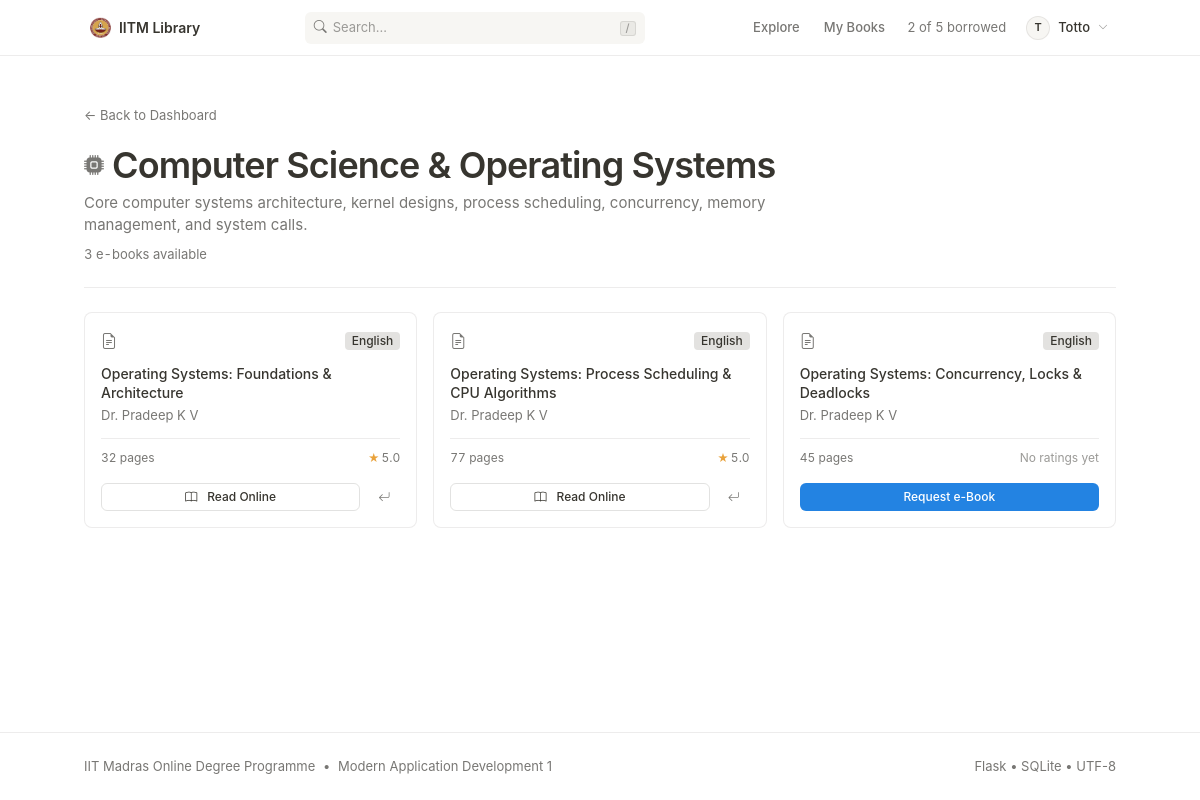
Screenshot of /user/section_books/1 (signed in) with the database file from the repository.
### Code/models.py (models this page shows, shortened)
class User(db.Model):
    __tablename__ = 'users'
    id = db.Column(db.Integer, primary_key=True)
    username = db.Column(db.String(50), unique=True, nullable=False, index=True)
    password_hash = db.Column(db.String(255), nullable=False)
    role = db.Column(db.String(20), nullable=False, default='user')  # 'user' or 'librarian'
    full_name = db.Column(db.String(100), nullable=False)
    email = db.Column(db.String(120), nullable=True)
    created_at = db.Column(db.DateTime, default=lambda: datetime.now(timezone.utc))
    issues = db.relationship('BookIssue', backref='user', cascade='all, delete-orphan', lazy=True)
    feedbacks = db.relationship('Feedback', backref='user', cascade='all, delete-orphan', lazy=True)
    @property
    def is_librarian(self):
        return self.role == 'librarian'
    @property
    def active_quota_count(self):
        return BookIssue.query.filter(
            BookIssue.user_id == self.id,
            BookIssue.status.in_(['issued', 'pending'])
        ).count()
    @property
    def can_request_book(self):
        return self.active_quota_count < 5

class Section(db.Model):
    __tablename__ = 'sections'
    id = db.Column(db.Integer, primary_key=True)
    name = db.Column(db.String(100), unique=True, nullable=False, index=True)
    description = db.Column(db.Text, nullable=True)
    icon = db.Column(db.String(50), default='bi-journal-bookmark-fill')
    created_at = db.Column(db.DateTime, default=lambda: datetime.now(timezone.utc))
    books = db.relationship('Book', backref='section', cascade='all, delete-orphan', lazy=True)

class Book(db.Model):
    __tablename__ = 'books'
    id = db.Column(db.Integer, primary_key=True)
    title = db.Column(db.String(150), nullable=False, index=True)
    author = db.Column(db.String(150), nullable=False, index=True)
    content = db.Column(db.Text, nullable=True)  # Summary / description
    section_id = db.Column(db.Integer, db.ForeignKey('sections.id', ondelete='CASCADE'), nullable=False)
    file_path = db.Column(db.String(255), nullable=False)
    pages = db.Column(db.Integer, default=1)
    language = db.Column(db.String(50), default='English')
    edition = db.Column(db.String(50), default='1st Edition')
    created_at = db.Column(db.DateTime, default=lambda: datetime.now(timezone.utc))
    issues = db.relationship('BookIssue', backref='book', cascade='all, delete-orphan', lazy=True)
    feedbacks = db.relationship('Feedback', backref='book', cascade='all, delete-orphan', lazy=True)
    @property
    def average_rating(self):
        if not self.feedbacks:
            return 0.0
        return round(sum(f.rating for f in self.feedbacks) / len(self.feedbacks), 1)
    @property
    def ratings_count(self):
        return len(self.feedbacks)

class Feedback(db.Model):
    __tablename__ = 'feedbacks'
    id = db.Column(db.Integer, primary_key=True)
    user_id = db.Column(db.Integer, db.ForeignKey('users.id', ondelete='CASCADE'), nullable=False)
    book_id = db.Column(db.Integer, db.ForeignKey('books.id', ondelete='CASCADE'), nullable=False)
    rating = db.Column(db.Integer, nullable=False)  # 1 to 5
    comment = db.Column(db.Text, nullable=True)
    created_at = db.Column(db.DateTime, default=lambda: datetime.now(timezone.utc))
    __table_args__ = (
        db.UniqueConstraint('user_id', 'book_id', name='uq_user_book_feedback'),
    )

### Code/LMS_app.py (the view)
@app.route('/user/section_books/<int:section_id>')
@user_required
def user_section_books(section_id):
    user = db.session.get(User, session['user_id'])
    section = Section.query.get_or_404(section_id)
    books = Book.query.filter_by(section_id=section_id).all()
    active_issues = BookIssue.query.filter(
        BookIssue.user_id == user.id,
        BookIssue.status.in_(['issued', 'pending'])
    ).all()
    user_status_map = {issue.book_id: issue for issue in active_issues}
    return render_template('user_section_books.html',
                           section=section,
                           books=books,
                           user_status_map=user_status_map,
                           user=user)

### Code/LMS_app.py (called while the page is built)
@app.before_request
def before_request_hook():
    check_and_revoke_expired_books()

@app.context_processor
def inject_global_context():
    current_user = None
    if 'user_id' in session:
        current_user = db.session.get(User, session['user_id'])
    pending_requests_count = 0
    if current_user and current_user.is_librarian:
        pending_requests_count = BookIssue.query.filter_by(status='pending').count()
    active_user_quota = 0
    if current_user and not current_user.is_librarian:
        active_user_quota = current_user.active_quota_count
    return {
        'current_user': current_user,
        'pending_requests_count': pending_requests_count,
        'active_user_quota': active_user_quota,
        'now': datetime.now(timezone.utc)
    }

def user_required(f):
    @wraps(f)
    def decorated_function(*args, **kwargs):
        if 'user_id' not in session:
            flash("Please sign in with your student account.", "warning")
            return redirect(url_for('user_login'))
        user = db.session.get(User, session['user_id'])
        if not user or user.is_librarian:
            flash("Please use the librarian portal for administrative tasks.", "info")
            return redirect(url_for('librarian_dashboard'))
        return f(*args, **kwargs)
    return decorated_function

### Code/database.py (called while the page is built)
def check_and_revoke_expired_books():
    try:
        now = datetime.now(timezone.utc)
        active_issues = BookIssue.query.filter_by(status='issued').all()
        revoked_count = 0
        for issue in active_issues:
            if issue.due_date:
                due = issue.due_date if issue.due_date.tzinfo else issue.due_date.replace(tzinfo=timezone.utc)
                if now > due:
                    issue.status = 'revoked'
                    issue.return_date = now
                    issue.rejection_reason = 'Loan period expired (7-day automatic revocation policy)'
                    revoked_count += 1
        if revoked_count > 0:
            db.session.commit()
    except Exception as e:
        db.session.rollback()
        print(f"Error checking expired books: {e}")

### Code/models.py (called while the page is built)
@event.listens_for(Engine, "connect")
def set_sqlite_pragma(dbapi_connection, connection_record):
    try:
        cursor = dbapi_connection.cursor()
        cursor.execute("PRAGMA foreign_keys=ON")
        cursor.close()
    except Exception:
        pass

### Code/templates/user_section_books.html (shortened to what this page needs)
{% extends "base.html" %}
{% block content %}
<div class="mb-3">
    <a href="{{ url_for('user_dashboard') }}" class="text-secondary small text-decoration-none">
        &larr; Back to Dashboard
    </a>
</div>
<div class="mb-4">
    <div class="d-flex align-items-center gap-2 mb-1">
        <i class="bi {{ section.icon }} text-secondary" style="font-size: 20px;"></i>
        <h1 class="notion-h1 mb-0">{{ section.name }}</h1>
    </div>
    <p class="text-secondary mb-2" style="max-width: 720px;">
        {{ section.description or 'Academic discipline curriculum section.' }}
    </p>
    <div class="text-secondary small tabular-nums">
        {{ books|length }} e-books available
    </div>
</div>
<hr class="notion-divider">
{% if books %}
<div class="row g-3">
    {% for book in books %}
    {% set issue = user_status_map.get(book.id) %}
    <div class="col-lg-4 col-md-6">
        <div class="book-card notion-book-card">
            <div class="book-card-top">
                <span class="book-card-doc-icon"><i class="bi bi-file-earmark-text"></i></span>
                <span class="notion-tag notion-tag-gray">{{ book.language }}</span>
            </div>
            <div class="book-card-title" title="{{ book.title }}">{{ book.title }}</div>
            <div class="book-card-author">{{ book.author }}</div>
            <div class="book-card-meta">
                <span class="tabular-nums">{{ book.pages }} pages</span>
                <span>
                    {% if book.ratings_count > 0 %}
                        <span class="notion-star">★</span><span class="tabular-nums">{{ book.average_rating }}</span>
                    {% else %}
                        <span class="text-tertiary">No ratings yet</span>
                    {% endif %}
                </span>
            </div>
            <div class="mt-3">
                {% if issue and issue.status == 'issued' %}
                    <div class="d-flex gap-2">
                        <a href="{{ url_for('view_pdf', book_id=book.id) }}" class="btn btn-notion-secondary btn-sm flex-grow-1">
                            <i class="bi bi-book me-1"></i> Read Online
                        </a>
                        <form action="{{ url_for('return_book', issue_id=issue.id) }}" method="post" onsubmit="return confirm('Confirm returning {{ book.title }}?');">
                            <button type="submit" class="btn btn-ghost btn-sm" title="Return Book">
                                <i class="bi bi-arrow-return-left"></i>
                            </button>
                        </form>
                    </div>
                {% elif not user.can_request_book %}
                    <button class="btn btn-ghost btn-sm w-100" disabled title="5-book limit reached">
                        <i class="bi bi-slash-circle me-1"></i> Quota Full
                    </button>
                {% else %}
                    <form action="{{ url_for('request_book', book_id=book.id) }}" method="post">
                        <button type="submit" class="btn btn-notion-primary btn-sm w-100">
                            Request e-Book
                        </button>
                    </form>
                {% endif %}
            </div>
        </div>
    </div>
    {% endfor %}
</div>
{% endif %}
{% endblock %}

### Code/templates/base.html (shortened to what this page needs)
<!DOCTYPE html>
<html lang="en">
<head>
    <link href="https://cdn.jsdelivr.net/npm/bootstrap@5.3.3/dist/css/bootstrap.min.css" rel="stylesheet">
    <link rel="stylesheet" href="https://cdn.jsdelivr.net/npm/bootstrap-icons@1.11.3/font/bootstrap-icons.min.css">
    <link rel="stylesheet" href="{{ url_for('static', filename='style.css') }}">
</head>
<body>
    <header class="notion-navbar">
        <div class="container">
            <a class="notion-navbar-brand" href="{{ url_for('home') }}">
                <img src="{{ url_for('static', filename='IITM_logo.png') }}" alt="IIT Madras Logo">
                <span>IITM Library</span>
            </a>
            <div class="notion-nav-search d-none d-md-block">
                <form action="{{ url_for('search') }}" method="get" role="search">
                    <span class="search-icon"><i class="bi bi-search"></i></span>
                    <input type="text" id="navSearchInput" name="q" placeholder="Search..." value="{{ request.args.get('q', '') }}" aria-label="Search catalogue">
                    <span class="kbd-hint"><kbd class="notion-kbd">/</kbd></span>
                </form>
            </div>
            <nav class="notion-nav-links">
                {% if current_user %}
                    {% if current_user.is_librarian %}
                        <a class="notion-nav-link {% if request.endpoint == 'librarian_dashboard' %}active{% endif %}" href="{{ url_for('librarian_dashboard') }}">
                            Dashboard
                        </a>
                        <a class="notion-nav-link {% if request.endpoint == 'process_request_page' %}active{% endif %}" href="{{ url_for('process_request_page') }}">
                            Requests
                            {% if pending_requests_count > 0 %}
                            <span class="notion-tag notion-tag-red tabular-nums ms-1">{{ pending_requests_count }}</span>
                            {% endif %}
                        </a>
                        <a class="notion-nav-link {% if request.endpoint == 'librarian_users' %}active{% endif %}" href="{{ url_for('librarian_users') }}">
                            Students
                        </a>
                        <a class="notion-nav-link {% if request.endpoint == 'librarian_register' %}active{% endif %}" href="{{ url_for('librarian_register') }}">
                            Add Admin
                        </a>
                    {% else %}
                        <a class="notion-nav-link {% if request.endpoint == 'user_dashboard' %}active{% endif %}" href="{{ url_for('user_dashboard') }}">
                            Explore
                        </a>
                        <a class="notion-nav-link {% if request.endpoint == 'user_my_books' %}active{% endif %}" href="{{ url_for('user_my_books') }}">
                            My Books
                        </a>
                        <span class="notion-nav-quota" title="Maximum 5 active books (issued + pending)">
                            <span class="tabular-nums">{{ active_user_quota }} of 5 borrowed</span>
                        </span>
                    {% endif %}
                    <div class="dropdown ms-1">
                        <button class="notion-user-btn" type="button" data-bs-toggle="dropdown" aria-expanded="false">
                            <div class="notion-avatar-circle">
                                {{ current_user.username[0].upper() }}
                            </div>
                            <span>{{ current_user.full_name.split(' ')[0] }}</span>
                            <i class="bi bi-chevron-down" style="font-size: 10px; color: var(--text-tertiary);"></i>
                        </button>
                    </div>
                {% endif %}
            </nav>
        </div>
    </header>
    <main class="main-wrapper">
        <div class="container">
            {% block content %}{% endblock %}
        </div>
    </main>
    <footer class="notion-footer">
        <div class="container">
            <div class="d-flex flex-wrap justify-content-between align-items-center gap-2">
                <div>
                    <span>IIT Madras Online Degree Programme</span>
                    <span class="mx-1">&bull;</span>
                    <span>Modern Application Development 1</span>
                </div>
                <div>
                    <span>Flask &bull; SQLite &bull; UTF-8</span>
                </div>
            </div>
        </div>
    </footer>
</body>
</html>

### rows the page displays
User: username "T", full_name "Totto"
Section: name "Computer Science & Operating Systems", description "Core computer systems architecture, kernel designs, process scheduling, concurrency, memory management, and system calls."
Book: language "English", title "Operating Systems: Foundations & Architecture", author "Dr. Pradeep K V", pages "32", average_rating "5.0"
Book: language "English", title "Operating Systems: Process Scheduling & CPU Algorithms", author "Dr. Pradeep K V", pages "77", average_rating "5.0"
Book: language "English", title "Operating Systems: Concurrency, Locks & Deadlocks", author "Dr. Pradeep K V", pages "45", shows "No ratings yet"

### other values shown
{{ active_user_quota }} "2"
{{ books|length }} "3"
